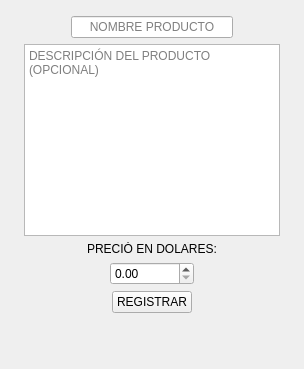
         <widget class="QWidget" name="vista_registrar_productos">
          <layout class="QVBoxLayout" name="verticalLayout_6">
           <property name="leftMargin">
            <number>16</number>
           </property>
           <property name="topMargin">
            <number>16</number>
           </property>
           <property name="rightMargin">
            <number>16</number>
           </property>
           <property name="bottomMargin">
            <number>16</number>
           </property>
           <item>
            <layout class="QVBoxLayout" name="layout_registrar_productos">
             <property name="leftMargin">
              <number>8</number>
             </property>
             <property name="rightMargin">
              <number>8</number>
             </property>
             <item alignment="Qt::AlignmentFlag::AlignHCenter">
              <widget class="QLineEdit" name="line_nombre_rproducto">
               <property name="minimumSize">
                <size>
                 <width>162</width>
                 <height>0</height>
                </size>
               </property>
               <property name="alignment">
                <set>Qt::AlignmentFlag::AlignCenter</set>
               </property>
               <property name="placeholderText">
                <string>NOMBRE PRODUCTO</string>
               </property>
              </widget>
             </item>
             <item>
              <widget class="QTextEdit" name="text_descripcion_rproducto">
               <property name="tabChangesFocus">
                <bool>true</bool>
               </property>
               <property name="placeholderText">
                <string>DESCRIPCIÓN DEL PRODUCTO (OPCIONAL)</string>
               </property>
              </widget>
             </item>
             <item>
              <widget class="QLabel" name="label_precio">
               <property name="minimumSize">
                <size>
                 <width>200</width>
                 <height>0</height>
                </size>
               </property>
               <property name="text">
                <string>PRECIÓ EN DOLARES:</string>
               </property>
               <property name="alignment">
                <set>Qt::AlignmentFlag::AlignCenter</set>
               </property>
              </widget>
             </item>
             <item alignment="Qt::AlignmentFlag::AlignHCenter">
              <widget class="QDoubleSpinBox" name="double_precio_rproducto">
               <property name="cursor">
                <cursorShape>PointingHandCursor</cursorShape>
               </property>
               <property name="alignment">
                <set>Qt::AlignmentFlag::AlignLeading|Qt::AlignmentFlag::AlignLeft|Qt::AlignmentFlag::AlignVCenter</set>
               </property>
               <property name="maximum">
                <double>9999999999.000000000000000</double>
               </property>
              </widget>
             </item>
             <item alignment="Qt::AlignmentFlag::AlignHCenter">
              <widget class="QPushButton" name="boton_registrar_rproducto">
               <property name="cursor">
                <cursorShape>PointingHandCursor</cursorShape>
               </property>
               <property name="text">
                <string>REGISTRAR</string>
               </property>
              </widget>
             </item>
             <item>
              <spacer name="verticalSpacer_3">
               <property name="orientation">
                <enum>Qt::Orientation::Vertical</enum>
               </property>
               <property name="sizeHint" stdset="0">
                <size>
                 <width>20</width>
                 <height>40</height>
                </size>
               </property>
              </spacer>
             </item>
            </layout>
           </item>
          </layout>
         </widget>
